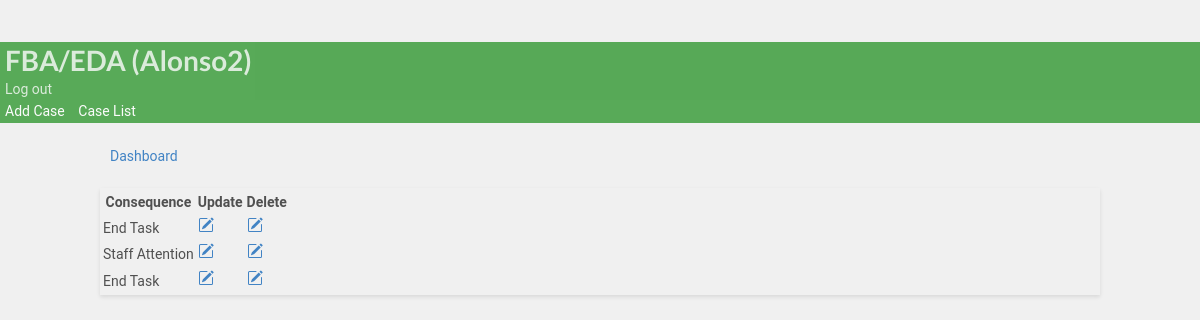
/edit_consequence/1/ (signed in), run on the app's committed database.
### bip/models.py (models this page shows)
class CustomUser(AbstractUser):
    bio = models.CharField(max_length=20, blank=True, null=True, verbose_name='Occupation')

class Consequence(models.Model):
        behaviorconsequence = models.CharField(max_length=30, null=True, blank=True,verbose_name= 'Consequence')
        student= models.ForeignKey(Student,on_delete=models.CASCADE)
        user = models.ForeignKey(CustomUser, on_delete=models.CASCADE,  default=None)
        def __str__(self):
          return self.behaviorconsequence

### bip/views.py (the view)
# urls.py: path('edit_consequence/<pk>/', views.edit_consequence_view, name='edit_consequence'),
@login_required(login_url='case_manager_login')
@user_passes_test(is_case_manager)
def edit_consequence_view(request, pk ):
    student = Student.objects.get(id=pk)
    consequence = Consequence.objects.all()
    consequencepest  = Consequence.objects.filter(user=request.user)
    conseqenceset = student.consequence_set.all()
    context= {
        'conseqenceset':conseqenceset,
        'student':student,
    }
    return render(request, 'bip/edit_consequence.html', context)

### bip/context_processors.py (called while the page is built)
def user_context(request):
    user = get_user(request)
    return {'user': user}

### bip/templatetags/custom_filters.py (called while the page is built)
@register.filter(name='is_case_manager')
def is_case_manager(user):
    return user.groups.filter(name='CASE MANAGER').exists()

### bip/views.py (called while the page is built)
def is_case_manager(user):
    return user.groups.filter(name='CASE MANAGER').exists()

### bip/templates/bip/edit_consequence.html (shortened to what this page needs)
{% extends 'partials/base.html' %}
{% block content %}
<br>
<div class="container">
  <a class="btn btn-outline-info btn-sm btn-block" href="{% url 'bip:dashboard' student.id %}"
  >Dashboard</a>
  <br>
<div class="row">
  <div class="col-md">
    <div class="card card-body">
      <table class="table table-striped">
        <tr>
          <th>Consequence</th>
          <th>Update</th>
          <th>Delete</th>
        </tr>
        {% for consequence_incident in conseqenceset %}
                <tr>
                    <td>{{consequence_incident }}</td>
                    <td><a class="btn btn-warning" href="{% url 'bip:update_consequence' consequence_incident.id%}"></a>
                    </td>
                    <td><a class="btn btn-danger" href="{% url 'bip:delete_consequence' consequence_incident.id %}"></a></td>
                </tr>
        {% endfor%}
      </table>
    </div>
  </div>
</div>
<br>
</div>
<br>
{% endblock %}

### bip/templates/partials/nav.html (shortened to what this page needs)
{% load custom_filters %}
  <nav class="navbar navbar-dark ">
          <div class="navbar navbar-expand-lg">
                    {% if user.is_authenticated  %}
                    <div class="navbar-new">
                    <h1 class="logo"> <a class="colorwhite" href="">FBA/EDA ({{ user.username }})</a></h1>
          </div>
              <a class='colorwhite' class="nav-item nav-link" href="{% url 'bip:logout' %}"  >Log out</a>
          </div>
                 <div class="navbar-nav ml-auto">
                        {% if user|is_case_manager %}
              <a class="colorwhite" href="{% url 'bip:create_student' %}">Add Case</a>
              <a class="colorwhite" href="{% url 'bip:for_user' username=user.username %}">Case List</a>
                </div>
                {% endif %}
        {% endif %}
</nav>

### staticfiles/static_cdn/static_root/css/style.css (style rules this page uses)
body { background: white }
.navbar { opacity: 0.8; transition: 0.5s; background-color: #393 !important; color: #393; opacity: 0.8; transition: 0.5s; }
.navbar .colorwhite { color: white; ; text-decoration: none; padding: 5px; }
body { padding-top: 3rem; padding-bottom: 3rem; color: rgb(var(--bs-tertiary-color-rgb)); }

### bip/templates/bip/edit_consequence.html (style rules this page uses)
body { font-family: 'Roboto', sans-serif; background-color: #f0f0f0; color: #505050; line-height: 1.6; }
.container { max-width: 1000px; margin: auto; }
.btn-outline-info { width: 100%; padding: 10px; margin-bottom: 20px; }
.card { margin-bottom: 20px; box-shadow: 0 2px 4px rgba(0, 0, 0, 0.1); }
.table { margin-top: 20px; }

### data on the page
CustomUser: username "Alonso2"
Consequence: behaviorconsequence "End Task"
Consequence: behaviorconsequence "Staff Attention"
Consequence: behaviorconsequence "End Task"
